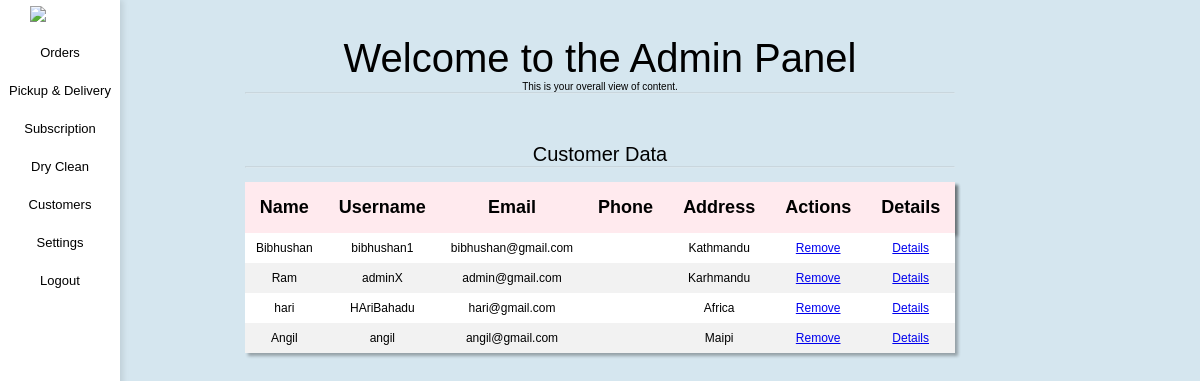
/customers.php (signed in), run on the app's committed database.
### tables this page shows
CREATE TABLE `users` (
  `id` int(5) NOT NULL,
  `fullname` varchar(50) NOT NULL,
  `username` varchar(10) NOT NULL,
  `password` varchar(10) NOT NULL,
  `email` varchar(100) NOT NULL,
  `phone_number` int(10) NOT NULL,
  `address` varchar(100) NOT NULL,
  `register_time` timestamp NOT NULL DEFAULT current_timestamp() ON UPDATE current_timestamp()
);

### customers.php (the view, shortened to what this page needs)
<?php
include 'db.php';
include 'adminbar.php';
$sql = "SELECT * FROM users";
$result = mysqli_query($conn, $sql);
?>
<!DOCTYPE html>
<html lang="en">
<head>
</head>
<body>
    <div class="container">
        <div class="guff" >
        <h1>Welcome to the Admin Panel</h1>
        <p>This is your overall view of content.</p>
        <hr class="line">
        </div>
        <div class="top_header">
            <h1>Customer Data</h1>
            <hr class="line1">
        </div>
        <table>
            <thead>
                <tr>
                    <th>Name</th>
                    <th>Username</th>
                    <th>Email</th>
                    <th>Phone</th>
                    <th>Address</th>
                    <th>Actions</th>
                    <th>Details</th>
                </tr>
            </thead>
            <tbody>
                <?php
                if (mysqli_num_rows($result) > 0) {
                    while ($row = mysqli_fetch_assoc($result)) {
                ?>
                        <tr>
                            <td><?php echo $row['fullname']; ?></td>
                            <td><?php echo $row['username']; ?></td>
                            <td><?php echo $row['email']; ?></td>
                            <td><?php echo $row['phone']; ?></td>
                            <td><?php echo $row['address']; ?></td>
                            <td>
                                <a href="?remove_customer=<?php echo $row['id']; ?>" class="btn">Remove</a>
                            </td>
                            <td>
                                <a href="Details.php?Customer=<?php echo $row['id']; ?>" class="btn">Details</a>
                            </td>
                        </tr>
                <?php
                    }
                } else {
                    echo "<tr><td colspan='8'>No records found</td></tr>";
                }
                ?>
            </tbody>
        </table>
    </div>
</body>
</html>

### adminbar.php (shortened to what this page needs)
<!DOCTYPE html>
<html>
<head>
</head>
<body>
    <div class="sidebar">
        <div class="logo">
            <a href="admin.php">
                <img src="small_logo.png" class="logo_small" />
            </a>
        </div>
        <ul class="nav-links">
            <li><a href="admin_order.php">Orders</a></li>
            <li><a href="pickup_delivery.php">Pickup & Delivery</a></li>
            <li><a href="admin_subscription.php">Subscription</a></li>
            <li><a href="admin_dry_clean.php">Dry Clean</a></li>
            <li><a href="customers.php">Customers</a></li>
            <li><a href="admin_setting.php">Settings</a></li>
            <li><a href="logout.php">Logout</a></li>
        </ul>
    </div>
</body>
</html>

### adminbar.php (style rules this page uses)
* { margin: 0; padding: 0; box-sizing: border-box; }
body { display: flex; background-color: #D5E6EF; font-family: Verdana, Geneva, Tahoma, sans-serif; font-size: 10px; }
.sidebar { position: fixed; top: 0; left: 0; height: 100%; width: 10%; background-color: rgb(255, 255, 255); box-shadow: 3px 0 6px rgba(0, 0, 0, 0.1); display: grid; grid-template-rows: auto auto 1fr auto; align-items: center; }
.logo_small { display: flex; align-items: center; justify-content: center; width: auto; max-width: 50%; max-height: 50%; height: auto; margin-top: 5%; margin-left: 25%; }
.nav-links a { color: black; text-align: center; text-decoration: none; font-size: 1.3em; }
.nav-links { margin-top: 2.3em; display: flex; flex-direction: column; align-items: center; gap: 2.3em; }
li { text-decoration: none; list-style: none; }
.nav-links li { margin: 0; }

### customers.php (style rules this page uses)
body { margin: 0; padding: 0; font-family: Arial, sans-serif; }
.container { margin: 0 auto; text-align: center; max-width:80%; }
.container .guff h1 { margin-top: 5%; font-size: 4em; font-weight: lighter; }
.top_header h1 { margin-top: 7%; font-weight: lighter; font-size: 3em; }
.line1, .line { height: 1px; color: black; opacity: 20%; margin-top: 0.5%; max-width: 900px; margin: 0 auto; }
table { border-collapse: collapse; text-align: center; margin-top: 2%; border-spacing: 5px; box-shadow: 3px 3px 3px rgb(0,0,0,0.3); }
th { width: 20px; text-align:center; font-size: 18px; }
td { width: 20px; text-align:center; font-size: 12px; padding: 15px, 15px; }
.container h1 { font-weight: lighter; font-size: 2em; }
tr { align-items:center; text-align: center; justify-content:center; margin-bottom:10px; white-space: nowrap; }
th { padding:15px 15px; white-space: nowrap; text-align: center; background-color: #FFEAEE; margin-bottom:5px; box-shadow: 3px 3px 3px rgb(0,0,0,0.3); }
td { padding: 8px 10px; color:black; }
tr:nth-child(even) td { background-color: #f2f2f2; }
tr:nth-child(odd) td { background-color: #ffffff; }

### data on the page
users: fullname "Bibhushan", username "bibhushan1", email "bibhushan@gmail.com", address "Kathmandu"
users: fullname "Ram", username "adminX", email "admin@gmail.com", address "Karhmandu"
users: fullname "hari", username "HAriBahadu", email "hari@gmail.com", address "Africa"
users: fullname "Angil", username "angil", email "angil@gmail.com", address "Maipi"
